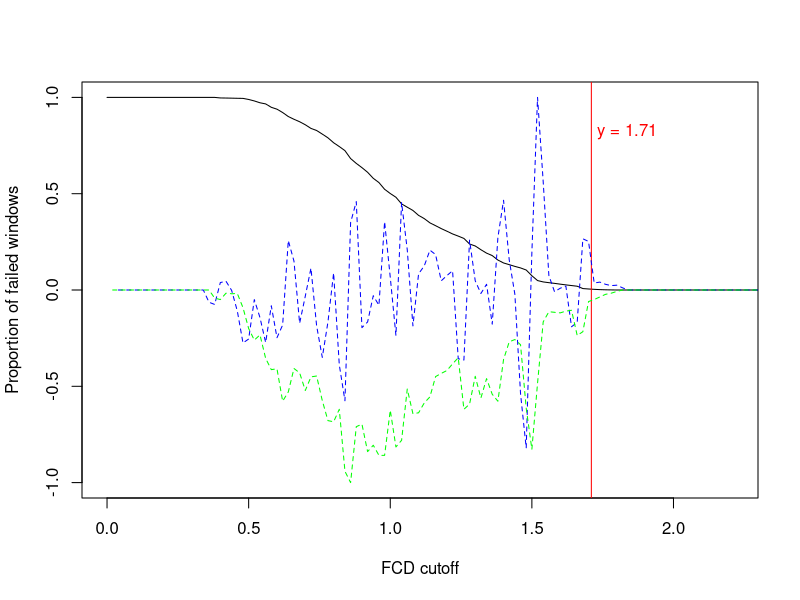

The R source for this figure:
fcd_cutoff = 1.71
x=c(0,0.02,0.04,0.06,0.08,0.1,0.12,0.14,0.16,0.18,0.2,0.22,0.24,0.26,0.28,0.3,0.32,0.34,0.36,0.38,0.4,0.42,0.44,0.46,0.48,0.5,0.52,0.54,0.56,0.58,0.6,0.62,0.64,0.66,0.68,0.7,0.72,0.74,0.76,0.78,0.8,0.82,0.84,0.86,0.88,0.9,0.92,0.94,0.96,0.98,1,1.02,1.04,1.06,1.08,1.1,1.12,1.14,1.16,1.18,1.2,1.22,1.24,1.26,1.28,1.3,1.32,1.34,1.36,1.38,1.4,1.42,1.44,1.46,1.48,1.5,1.52,1.54,1.56,1.58,1.6,1.62,1.64,1.66,1.68,1.7,1.72,1.74,1.76,1.78,1.8,1.82,1.84,1.86,1.88,1.9,1.92,1.94,1.96,1.98,2,2.02,2.04,2.06,2.08,2.1,2.12,2.14,2.16,2.18,2.2,2.22,2.24,2.26,2.28,2.3,2.32,2.34,2.36,2.38,2.4,2.42,2.44,2.46,2.48,2.5,2.52,2.54,2.56,2.58,2.6,2.62,2.64,2.66,2.68,2.7,2.72,2.74,2.76,2.78,2.8,2.82,2.84,2.86,2.88,2.9,2.92,2.94,2.96,2.98,3,3.02,3.04,3.06,3.08,3.1,3.12,3.14,3.16,3.18,3.2,3.22,3.24,3.26,3.28,3.3,3.32,3.34,3.36,3.38,3.4,3.42,3.44,3.46,3.48,3.5,3.52,3.54,3.56,3.58,3.6,3.62,3.64,3.66,3.68,3.7,3.72,3.74,3.76,3.78,3.8,3.82,3.84,3.86,3.88,3.9,3.92,3.94,3.96,3.98,4,4.02,4.04,4.06,4.08,4.1,4.12,4.14,4.16,4.18,4.2,4.22,4.24,4.26,4.28,4.3,4.32,4.34,4.36,4.38,4.4,4.42,4.44,4.46,4.48,4.5,4.52,4.54,4.56,4.58,4.6,4.62,4.64,4.66,4.68,4.7,4.72,4.74,4.76,4.78,4.8,4.82,4.84,4.86,4.88,4.9,4.92,4.94,4.96,4.98,5)
y=c(1,1,1,1,1,1,1,1,1,1,1,1,1,1,1,1,1,1,1,1,0.997211,0.996713,0.996116,0.995419,0.994921,0.989344,0.981675,0.972114,0.966238,0.948611,0.938851,0.921522,0.900608,0.886465,0.873618,0.857982,0.83906,0.828105,0.809481,0.790061,0.764565,0.744747,0.723534,0.682402,0.657305,0.635395,0.611194,0.579823,0.557813,0.522956,0.500946,0.481625,0.446967,0.429937,0.412907,0.387412,0.37068,0.348571,0.333931,0.318793,0.305248,0.291106,0.279853,0.267802,0.238821,0.228563,0.209143,0.191415,0.178667,0.155562,0.140424,0.13166,0.122597,0.11463,0.103775,0.0739966,0.0489991,0.0419281,0.038044,0.0344587,0.0303755,0.026591,0.0231053,0.0196196,0.00746938,0.00527836,0.00348571,0.00199183,0.00109551,0.000497958,0,0,0,0,0,0,0,0,0,0,0,0,0,0,0,0,0,0,0,0,0,0,0,0,0,0,0,0,0,0,0,0,0,0,0,0,0,0,0,0,0,0,0,0,0,0,0,0,0,0,0,0,0,0,0,0,0,0,0,0,0,0,0,0,0,0,0,0,0,0,0,0,0,0,0,0,0,0,0,0,0,0,0,0,0,0,0,0,0,0,0,0,0,0,0,0,0,0,0,0,0,0,0,0,0,0,0,0,0,0,0,0,0,0,0,0,0,0,0,0,0,0,0,0,0,0,0,0,0,0,0,0,0,0,0,0,0,0,0,0,0,0,0,0,0,0,0,0,0,0,0,0,0,0,0,0,0,0,0,0,0)
xd1=c(0.02,0.04,0.06,0.08,0.1,0.12,0.14,0.16,0.18,0.2,0.22,0.24,0.26,0.28,0.3,0.32,0.34,0.36,0.38,0.4,0.42,0.44,0.46,0.48,0.5,0.52,0.54,0.56,0.58,0.6,0.62,0.64,0.66,0.68,0.7,0.72,0.74,0.76,0.78,0.8,0.82,0.84,0.86,0.88,0.9,0.92,0.94,0.96,0.98,1,1.02,1.04,1.06,1.08,1.1,1.12,1.14,1.16,1.18,1.2,1.22,1.24,1.26,1.28,1.3,1.32,1.34,1.36,1.38,1.4,1.42,1.44,1.46,1.48,1.5,1.52,1.54,1.56,1.58,1.6,1.62,1.64,1.66,1.68,1.7,1.72,1.74,1.76,1.78,1.8,1.82,1.84,1.86,1.88,1.9,1.92,1.94,1.96,1.98,2,2.02,2.04,2.06,2.08,2.1,2.12,2.14,2.16,2.18,2.2,2.22,2.24,2.26,2.28,2.3,2.32,2.34,2.36,2.38,2.4,2.42,2.44,2.46,2.48,2.5,2.52,2.54,2.56,2.58,2.6,2.62,2.64,2.66,2.68,2.7,2.72,2.74,2.76,2.78,2.8,2.82,2.84,2.86,2.88,2.9,2.92,2.94,2.96,2.98,3,3.02,3.04,3.06,3.08,3.1,3.12,3.14,3.16,3.18,3.2,3.22,3.24,3.26,3.28,3.3,3.32,3.34,3.36,3.38,3.4,3.42,3.44,3.46,3.48,3.5,3.52,3.54,3.56,3.58,3.6,3.62,3.64,3.66,3.68,3.7,3.72,3.74,3.76,3.78,3.8,3.82,3.84,3.86,3.88,3.9,3.92,3.94,3.96,3.98,4,4.02,4.04,4.06,4.08,4.1,4.12,4.14,4.16,4.18,4.2,4.22,4.24,4.26,4.28,4.3,4.32,4.34,4.36,4.38,4.4,4.42,4.44,4.46,4.48,4.5,4.52,4.54,4.56,4.58,4.6,4.62,4.64,4.66,4.68,4.7,4.72,4.74,4.76,4.78,4.8,4.82,4.84,4.86,4.88,4.9,4.92,4.94,4.96,4.98)
yd1=c(0,0,0,0,0,0,0,0,0,0,0,0,0,0,0,0,0,0,-0.0421053,-0.0496241,-0.0165414,-0.0195489,-0.0180451,-0.0917293,-0.2,-0.26015,-0.233083,-0.354887,-0.413534,-0.409023,-0.577444,-0.529323,-0.407519,-0.430075,-0.521805,-0.451128,-0.446617,-0.574436,-0.678195,-0.684211,-0.619549,-0.941353,-1,-0.709774,-0.696241,-0.839098,-0.806015,-0.858647,-0.858647,-0.62406,-0.815038,-0.780451,-0.514286,-0.642105,-0.637594,-0.586466,-0.554887,-0.449624,-0.433083,-0.418045,-0.383459,-0.35188,-0.619549,-0.592481,-0.44812,-0.560902,-0.46015,-0.541353,-0.577444,-0.360902,-0.269173,-0.257143,-0.284211,-0.613534,-0.827068,-0.484211,-0.165414,-0.112782,-0.115789,-0.118797,-0.109774,-0.105263,-0.23609,-0.216541,-0.0601504,-0.0496241,-0.0360902,-0.0225564,-0.0165414,-0.0075188,0,0,0,0,0,0,0,0,0,0,0,0,0,0,0,0,0,0,0,0,0,0,0,0,0,0,0,0,0,0,0,0,0,0,0,0,0,0,0,0,0,0,0,0,0,0,0,0,0,0,0,0,0,0,0,0,0,0,0,0,0,0,0,0,0,0,0,0,0,0,0,0,0,0,0,0,0,0,0,0,0,0,0,0,0,0,0,0,0,0,0,0,0,0,0,0,0,0,0,0,0,0,0,0,0,0,0,0,0,0,0,0,0,0,0,0,0,0,0,0,0,0,0,0,0,0,0,0,0,0,0,0,0,0,0,0,0,0,0,0,0,0,0,0,0,0,0,0,0,0,0,0,0,0,0,0,0,0,0)
xd2=c(0.04,0.06,0.08,0.1,0.12,0.14,0.16,0.18,0.2,0.22,0.24,0.26,0.28,0.3,0.32,0.34,0.36,0.38,0.4,0.42,0.44,0.46,0.48,0.5,0.52,0.54,0.56,0.58,0.6,0.62,0.64,0.66,0.68,0.7,0.72,0.74,0.76,0.78,0.8,0.82,0.84,0.86,0.88,0.9,0.92,0.94,0.96,0.98,1,1.02,1.04,1.06,1.08,1.1,1.12,1.14,1.16,1.18,1.2,1.22,1.24,1.26,1.28,1.3,1.32,1.34,1.36,1.38,1.4,1.42,1.44,1.46,1.48,1.5,1.52,1.54,1.56,1.58,1.6,1.62,1.64,1.66,1.68,1.7,1.72,1.74,1.76,1.78,1.8,1.82,1.84,1.86,1.88,1.9,1.92,1.94,1.96,1.98,2,2.02,2.04,2.06,2.08,2.1,2.12,2.14,2.16,2.18,2.2,2.22,2.24,2.26,2.28,2.3,2.32,2.34,2.36,2.38,2.4,2.42,2.44,2.46,2.48,2.5,2.52,2.54,2.56,2.58,2.6,2.62,2.64,2.66,2.68,2.7,2.72,2.74,2.76,2.78,2.8,2.82,2.84,2.86,2.88,2.9,2.92,2.94,2.96,2.98,3,3.02,3.04,3.06,3.08,3.1,3.12,3.14,3.16,3.18,3.2,3.22,3.24,3.26,3.28,3.3,3.32,3.34,3.36,3.38,3.4,3.42,3.44,3.46,3.48,3.5,3.52,3.54,3.56,3.58,3.6,3.62,3.64,3.66,3.68,3.7,3.72,3.74,3.76,3.78,3.8,3.82,3.84,3.86,3.88,3.9,3.92,3.94,3.96,3.98,4,4.02,4.04,4.06,4.08,4.1,4.12,4.14,4.16,4.18,4.2,4.22,4.24,4.26,4.28,4.3,4.32,4.34,4.36,4.38,4.4,4.42,4.44,4.46,4.48,4.5,4.52,4.54,4.56,4.58,4.6,4.62,4.64,4.66,4.68,4.7,4.72,4.74,4.76,4.78,4.8,4.82,4.84,4.86,4.88,4.9,4.92,4.94,4.96)
yd2=c(0,0,0,0,0,0,0,0,0,0,0,0,0,0,0,0,-0.0636364,-0.075,0.0386364,0.0454545,-0.00227273,-0.109091,-0.275,-0.254545,-0.05,-0.143182,-0.272727,-0.0818182,-0.247727,-0.181818,0.256818,0.15,-0.172727,-0.0318182,0.113636,-0.186364,-0.35,-0.165909,0.0886364,-0.388636,-0.575,0.35,0.459091,-0.195455,-0.165909,-0.0295455,-0.0795455,0.354545,0.0659091,-0.236364,0.454545,0.209091,-0.186364,0.0840909,0.125,0.206818,0.184091,0.0477273,0.075,0.1,-0.356818,-0.363636,0.259091,0.0477273,-0.0181818,0.0295455,-0.177273,0.272727,0.465909,0.156818,-0.0227273,-0.538636,-0.820455,0.195455,1,0.561364,0.075,-0.00909091,0.00909091,0.0204545,-0.190909,-0.168182,0.265909,0.252273,0.0363636,0.0409091,0.0295455,0.0227273,0.025,0.0113636,0,0,0,0,0,0,0,0,0,0,0,0,0,0,0,0,0,0,0,0,0,0,0,0,0,0,0,0,0,0,0,0,0,0,0,0,0,0,0,0,0,0,0,0,0,0,0,0,0,0,0,0,0,0,0,0,0,0,0,0,0,0,0,0,0,0,0,0,0,0,0,0,0,0,0,0,0,0,0,0,0,0,0,0,0,0,0,0,0,0,0,0,0,0,0,0,0,0,0,0,0,0,0,0,0,0,0,0,0,0,0,0,0,0,0,0,0,0,0,0,0,0,0,0,0,0,0,0,0,0,0,0,0,0,0,0,0,0,0,0,0,0,0,0,0,0,0,0,0,0,0,0,0,0,0,0,0)
pdf("02.fcdrate.plot.pdf")
plot(x, y, xlab="FCD cutoff", ylim=c(-1,1), xlim=c(0,2.21), ylab="Proportion of failed windows", type="l")
abline(v=fcd_cutoff, col="red")
lines(xd2, yd2, col="blue", lty=2)
lines(xd1, yd1, col="green", lty=2)
text(fcd_cutoff+0.02, 0.8, labels=c(paste("y =", fcd_cutoff)), col="red", adj=c(0,0))
dev.off()
